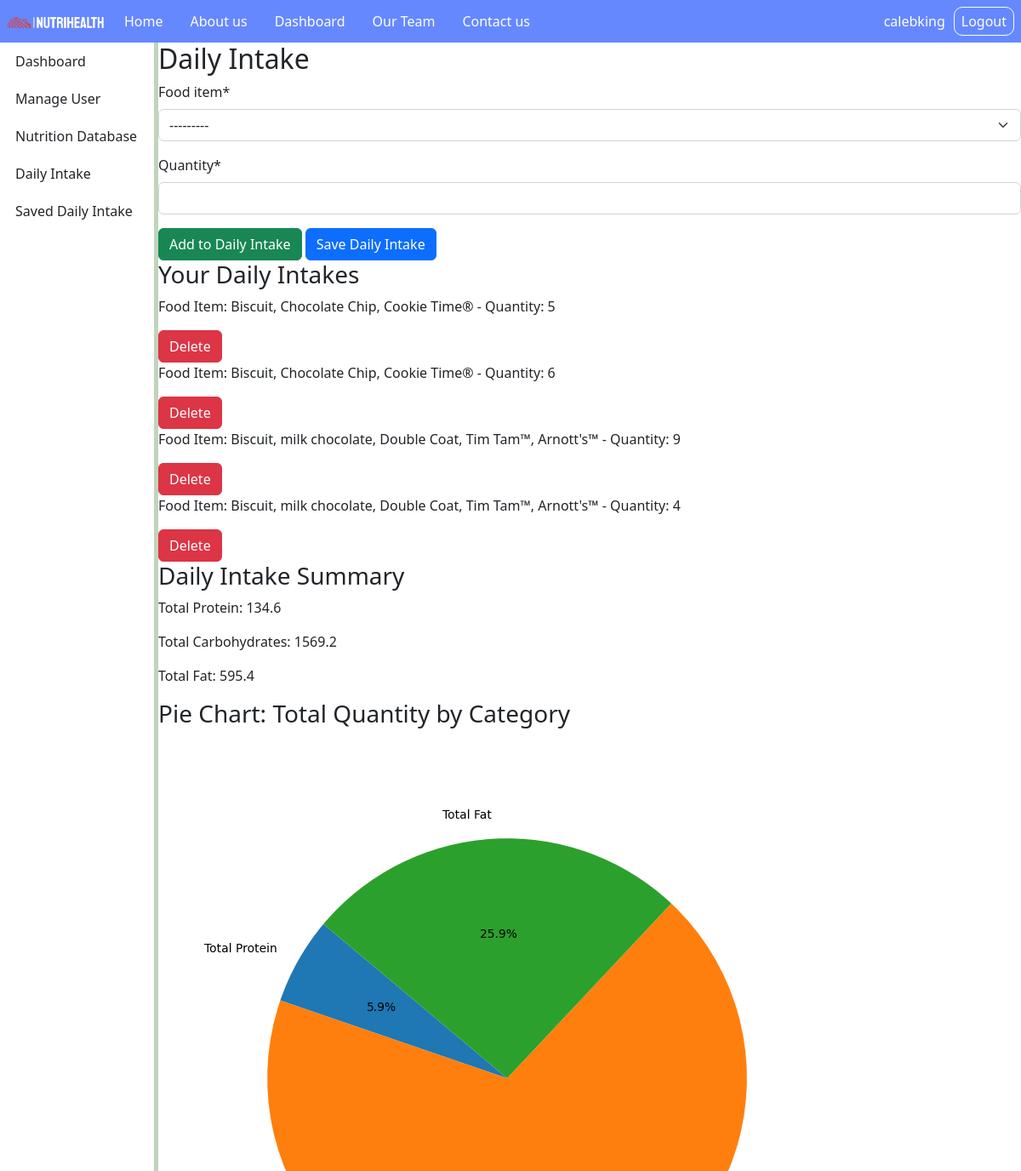
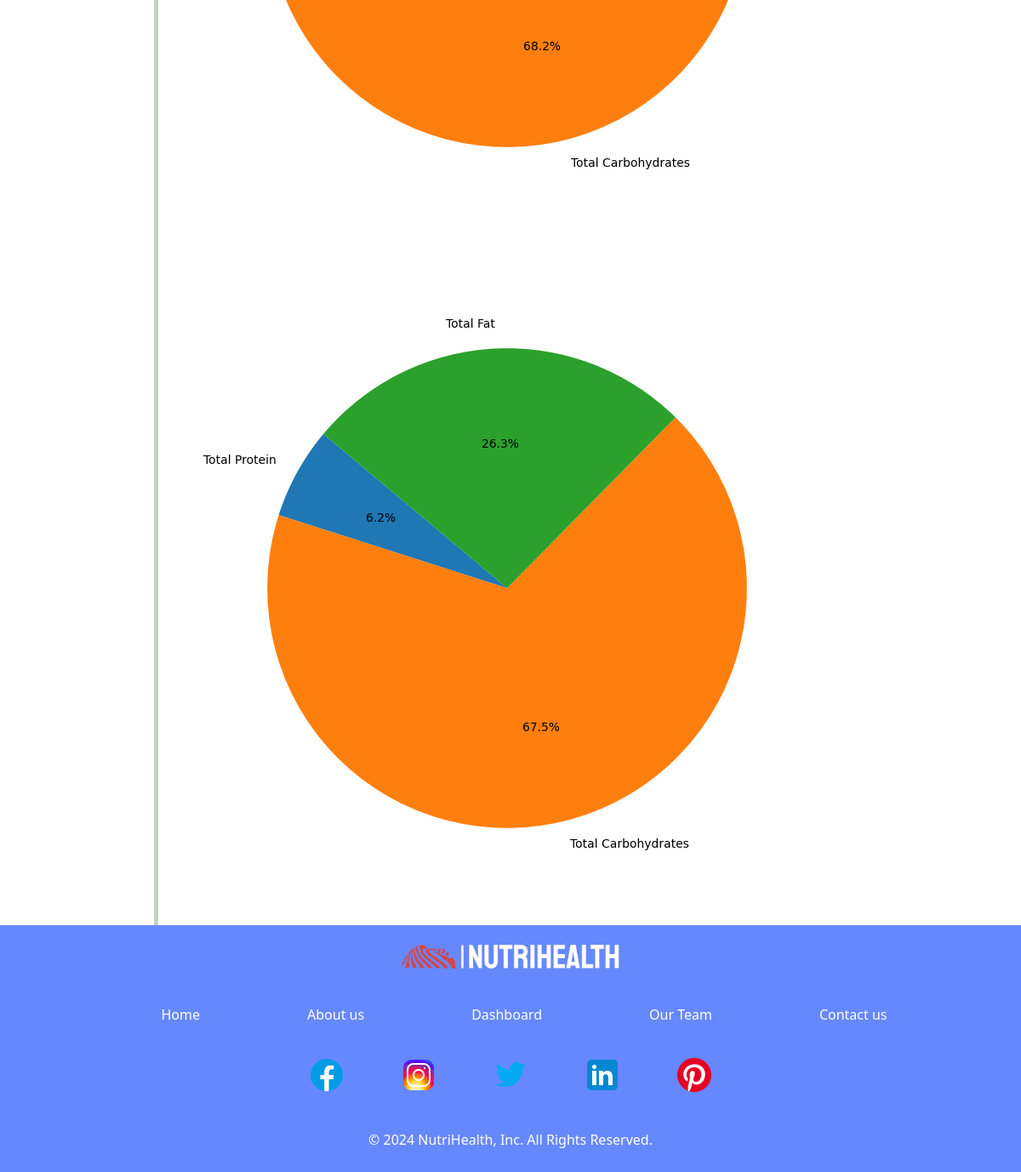
The app's page /daily_intake (signed in) with its own data (2 pictures, top to bottom).
### NutritionApp/models.py (models this page shows, shortened)
class DailyIntakeItem(models.Model):
    daily_intake = models.ForeignKey(DailyIntake, related_name='items', on_delete=models.CASCADE)
    food_item = models.ForeignKey(FoodItem, on_delete=models.CASCADE)
    quantity = models.PositiveIntegerField()

class FoodItem(models.Model):
    code = models.CharField(max_length=10)
    name = models.CharField(max_length=200)
    serving_size = models.CharField(max_length=100)
    energy = models.FloatField()
    protein = models.FloatField()
    fat = models.FloatField()
    carbohydrates = models.FloatField()
    def __str__(self):
        return self.name

### NutritionApp/views.py (the view)
# urls.py: path('daily_intake', views.daily_intake, name='daily_intake'), # Daily Intake Page
def daily_intake(request, intake_id=None):
    user = request.user
    today = datetime.date.today()
    if intake_id:
        daily_intake = get_object_or_404(DailyIntake, pk=intake_id, user=user, date=today)
    else:
        daily_intake, created = DailyIntake.objects.get_or_create(user=user, date=today)
        extra_entries = DailyIntake.objects.filter(user=user, date=today).exclude(pk=daily_intake.pk)
        extra_entries.delete()
    if request.method == 'POST':
        form = DailyIntakeItemForm(request.POST)
        if form.is_valid():
            if created:
                daily_intake.save()
            daily_intake_item = form.save(commit=False)
            daily_intake_item.daily_intake = daily_intake
            daily_intake_item.save()
            return redirect('daily_intake')
    else:
        form = DailyIntakeItemForm()
    daily_intake_items = daily_intake.items.all()
    total_protein = daily_intake_items.aggregate(
        total_protein=Sum(F('food_item__protein') * F('quantity'))
    )['total_protein'] or 0
    total_carbohydrates = daily_intake_items.aggregate(
        total_carbohydrates=Sum(F('food_item__carbohydrates') * F('quantity'))
    )['total_carbohydrates'] or 0
    total_fat = daily_intake_items.aggregate(
        total_fat=Sum(F('food_item__fat') * F('quantity'))
    )['total_fat'] or 0
    pie_chart = generate_pie_chart(daily_intake_items)
    context = {
        'form': form,
        'daily_intake_items': daily_intake_items,
        'daily_intake': daily_intake,
        'total_protein': total_protein,
        'total_carbohydrates': total_carbohydrates,
        'total_fat': total_fat,
        'pie_chart': pie_chart,
    }
    return render(request, 'main/daily_intake.html', context)

### NutritionApp/forms.py
class DailyIntakeItemForm(forms.ModelForm):
    class Meta:
        model = DailyIntakeItem
        fields = ['food_item', 'quantity']
        widgets = {
            'food_item': forms.Select(attrs={'class': 'form-control'}),
            'quantity': forms.NumberInput(attrs={'class': 'form-control', 'min': 1}),
        }

### NutritionApp/templates/main/daily_intake.html (shortened to what this page needs)
{% extends 'main/base.html' %}
{% load crispy_forms_tags %}
{% block content %}
<div class="dasboard-container">
    <div class="side-nav">
        <a class="nav-link side-link" href="{% url 'dashboard' %}">Dashboard</a>
        <a class="nav-link side-link" href="/user-information/{{ user.id }}/">Manage User</a>
        <a class="nav-link side-link" href="{% url 'nutrition_database' %}">Nutrition Database</a>
        <a class="nav-link side-link" href="{% url 'daily_intake' %}">Daily Intake</a>
        <a class="nav-link side-link" href="{% url 'saved_daily_intake' %}">Saved Daily Intake</a>
    </div>
    <div class="dashboard-main-container">
        <h2>Daily Intake</h2>
        <form method="post" action="{% url 'daily_intake' %}">
            {{ form|crispy }}
            <button type="submit" class="btn btn-success">Add to Daily Intake</button>
            <a href="{% url 'save_daily_intake' %}" class="btn btn-primary">Save Daily Intake</a>
        </form>
        <h3>Your Daily Intakes</h3>
        <div class="daily-intake-list">
            {% for item in daily_intake_items %}
            <div class="daily-intake-item">
                <p>Food Item: {{ item.food_item.name }} - Quantity: {{ item.quantity }}</p>
                <form method="post" action="{% url 'delete_daily_intake_item' item.pk %}">
                    <button type="submit" class="btn btn-danger">Delete</button>
                </form>
            </div>
            {% endfor %}
        </div>
        <h3>Daily Intake Summary</h3>
        <div class="summary">
            <p>Total Protein: {{ total_protein }}</p>
            <p>Total Carbohydrates: {{ total_carbohydrates }}</p>
            <p>Total Fat: {{ total_fat }}</p>
        </div>
        <h3>Pie Chart: Total Quantity by Category</h3>
        <img alt="Pie Chart">
        <img src="/media/pie.png" alt="Pie Chart">
    </div>
</div>
{% endblock %}

### NutritionApp/templates/main/base.html (shortened to what this page needs)
{% load static %}
<!DOCTYPE html>
<html lang="en">
<head>
    <link rel="stylesheet" , href="{% static 'css/style.css' %}">
    <link rel="stylesheet" , href="{% static 'css/bootstrap.css' %}">
    <link rel="stylesheet" href="https://cdnjs.cloudflare.com/ajax/libs/font-awesome/4.7.0/css/font-awesome.min.css">
    <link rel="stylesheet" href="https://cdnjs.cloudflare.com/ajax/libs/font-awesome/4.7.0/css/font-awesome.min.css">
</head>
<body>
<nav class="header-nav">
    <ul>
        <div class="nav-logo"> <a class="nav-link" href="{% url 'home' %}"><img src="/media/logo/nutrihealth-logo.png" alt="logo"></a> </div>
        <li><a class="nav-link" href="{% url 'home' %}">Home</a></li>
        <li><a class="nav-link" href="{% url 'about' %}">About us</a></li>
        <li>
            {% if user.is_authenticated %}
                <a class="nav-link" href="{% url 'dashboard' %}">Dashboard</a>
            {% else %}
                <a class="nav-link" href="{% url 'login' %}">Dashboard</a>
            {% endif %}
        </li>
        <li><a class="nav-link" href="{% url 'team' %}">Our Team</a></li>
        <li><a class="nav-link" href="/contact-us">Contact us</a></li>
    </ul>
    <div class="registration">
        <ul>
        {% if user.is_authenticated %}
            <li>
                <li class="username-txt">{{user.username}}</li>
                <form action="{% url 'logout' %}" method="post">
                <button class="btn-sign-out" type="submit">Logout</button>
                </form>
            </li>
        {% else%}
            <li><a class="nav-link" href="{% url 'login' %}">Login</a></li>
            <li><a class="nav-link sign-up" href="/register">Sign Up</a></li>
        {% endif %}
        </ul>
    </div>
</nav>
    {% block content %}
    {% endblock %}
<footer>
    <div class="footer-logo-container">
        <a class="nav-link" href="{% url 'home' %}"><img src="/media/logo/nutrihealth-logo.png" alt="logo"></a>
    </div>
    <div class="footer-nav-container">
        <nav class="footer-nav">
            <ul>
                <li><a class="footer-link" href="{% url 'home' %}">Home</a></li>
                <li><a class="footer-link" href="{% url 'about' %}">About us</a></li>
                <li><a class="footer-link" href="{% url 'login' %}">Dashboard</a></li>
                <li><a class="footer-link" href="{% url 'team' %}">Our Team</a></li>
                <li><a class="footer-link" href="/contact-us">Contact us</a></li>
            </ul>
        </nav>
    </div>
    <div class="footer-social-container">
        <div class="social-item">
            <a href="{% url 'home' %}">
                <img src="/media/social/facebook.png" alt="Facebook">
            </a>
        </div>
        <div class="social-item">
            <a href="{% url 'home' %}">
                <img src="/media/social/instagram.png" alt="Instagram">
            </a>
        </div>
        <div class="social-item">
            <a href="{% url 'home' %}">
                <img src="/media/social/twitter.png" alt="Twitter">
            </a>
        </div>
        <div class="social-item">
            <a href="{% url 'home' %}">
                <img src="/media/social/linkedin.png" alt="linkedin">
            </a>
        </div>
        <div class="social-item">
            <a href="{% url 'home' %}">
                <img src="/media/social/pinterest.png" alt="Pinterest">
            </a>
        </div>
    </div>
   <p>© 2024 NutriHealth, Inc. All Rights Reserved.</p>
</footer>
</body>
</html>

### NutritionApp/static/css/style.css (style rules this page uses)
* { margin: 0px; padding: 0px; }
.header-nav ul { list-style-type: none; margin: 0; padding: 0; overflow: hidden; display: flex; align-items: center; }
ul { list-style-type: none; margin: 0; padding: 0; overflow: hidden; }
li { float: left; }
li a { display: block !important; color: white !important; text-align: center !important; padding: 4px 8px !important; text-decoration: none !important; }
.nav-link { margin: 0px 8px; }
.nav-logo { width: 130px; }
.nav-logo img { width: 100%; height: 100%; }
.header-nav { height: 50px; display: flex; align-items: center; background-color: #68f; justify-content: space-between; }
.registration { float: right; display: flex; align-items: center; }
.username-txt { color: #fff; padding-right: 10px; }
.btn-sign-out { color: #fff !important; background: none; border: 1px solid #fff; border-radius: 10px; padding: 4px 8px; margin-right: 8px; }
footer { display: flex !important; flex-direction: column; justify-content: center; align-items: center; background-color: #68f; padding: 10px; color: #fff; }
.footer-logo-container { width: 272px; height: 54px; margin-bottom: 25px; display: flex; align-items: center; justify-content: center; }
.footer-logo-container img { width: 100%; height: 100%; }
.footer-nav-container { margin-bottom: 5px; }
.footer-link { margin: 0px 55px; transition: none; }
.footer-social-container { display: flex; gap: 40px; margin-bottom: 30px; }
.social-item { padding: 10px; }
.dasboard-container { display: grid; grid-template-columns: 0.7fr 5fr; }
.side-nav { border-right: 5px solid #5e8f4f61; }
.side-link { padding: 10px !important; width: 165px; }

### records on screen
DailyIntakeItem: food_item.name "Biscuit, Chocolate Chip, Cookie Time®", quantity "5"
DailyIntakeItem: food_item.name "Biscuit, Chocolate Chip, Cookie Time®", quantity "6"
DailyIntakeItem: food_item.name "Biscuit, milk chocolate, Double Coat, Tim Tam™, Arnott's™", quantity "9"
DailyIntakeItem: food_item.name "Biscuit, milk chocolate, Double Coat, Tim Tam™, Arnott's™", quantity "4"

### other values on screen
{{ user.username }} "calebking"
{{ total_protein }} "134.6"
{{ total_carbohydrates }} "1569.2"
{{ total_fat }} "595.4"
